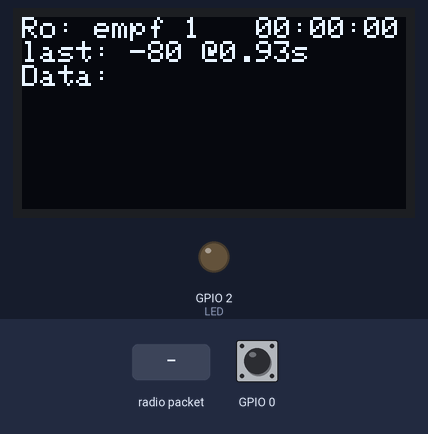
The program below on a simulated ESP32. Parts: 128×64 one-colour display, output pins drawn as LEDs (lit = HIGH). Dashed ring = blinking. The test bench sets the inputs (shaded band); at power-on: GPIO 0 HIGH. No radio packets arrive unless stated; what the program prints to the serial monitor is not drawn.

Above: at 1.2 s.
1.3 s: radio packet "1" arrives
At 2.83 s:
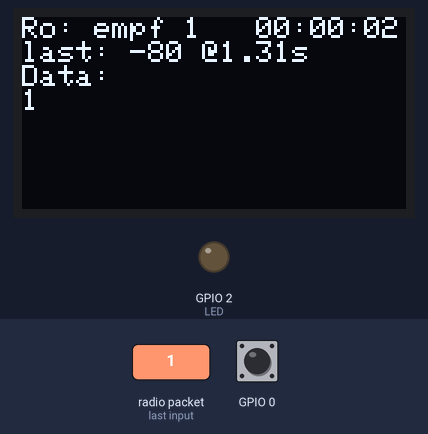
4.3 s: GPIO 0 pulled LOW for 3.2 s
At 7.96 s:
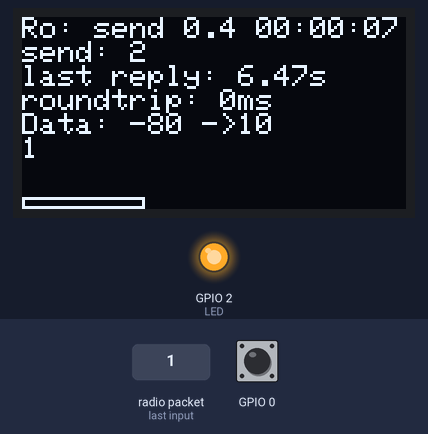
8.1 s: GPIO 0 pulled LOW for 1 s
At 9.44 s:
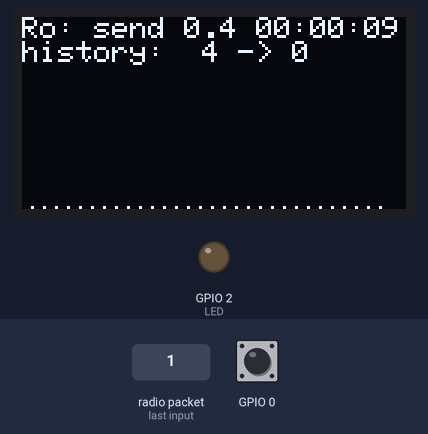
9.7 s: radio packet "0" arrives
At 10.8 s:
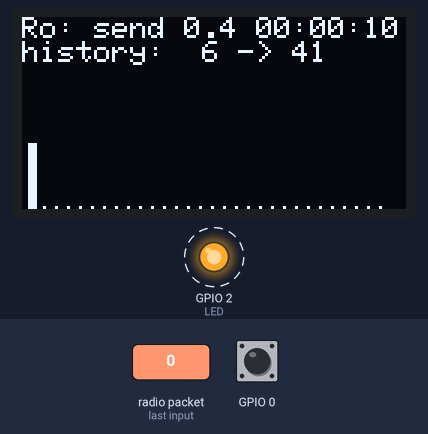
12.5 s: GPIO 0 pulled LOW for 0.15 s
At 13.37 s:
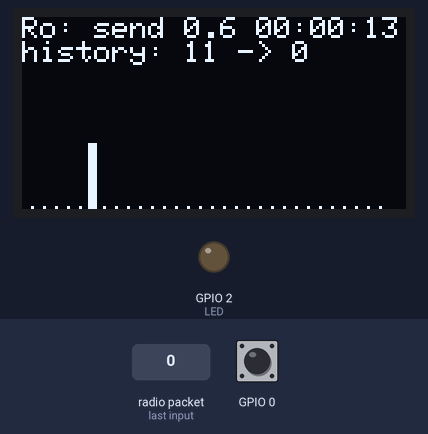
Timing chart, 0 to 14.2 s (numbered marks = the images above; inputs shaded):
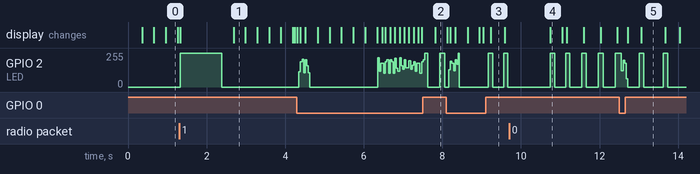

Measured:
- after the input at 1.3 s, GPIO 2 (LED): 0/255 → 255/255 at once, → 0/255 1.1 s later
- after the input at 9.7 s, the display: changes after 1.0 s (image 4)
- what the display in image 5 shows lasts 0.6 s, from 13.1 s to 13.7 s

The program:

main.cpp
```cpp
#include <Arduino.h>

#define LED 2

#include <SPI.h>
#include <LoRa.h>

// LoRa pins
#define LORA_MISO 19
#define LORA_CS 18
#define LORA_MOSI 27
#define LORA_SCK 5
#define LORA_RST 14
#define LORA_IRQ 26

#include <Wire.h>
#include <Adafruit_GFX.h>
#include <Adafruit_SSD1306.h>

// Define OLED PIN
#define OLED_SDA 4
#define OLED_SCL 15
#define OLED_RST 16

Adafruit_SSD1306 display(128, 64, &Wire, OLED_RST);

void setup()
{

  pinMode(LED, OUTPUT);
  //initialize Serial Monitor
  Serial.begin(115200);
  Serial.println("starting up...");

  //setup display
  Wire.begin(OLED_SDA, OLED_SCL);
  display.begin(SSD1306_SWITCHCAPVCC, 0x3C);

  Serial.println("Display initialized");
  display.clearDisplay();

  display.setTextColor(WHITE);
  display.setTextSize(1);
  display.setCursor(0, 0);
  display.println("Welcome");

  display.setTextSize(1);
  display.println("ttgo-lora32-v1");
  display.display();

  //setup LoRa transceiver module
  SPI.begin(LORA_SCK, LORA_MISO, LORA_MOSI, LORA_CS);
  LoRa.setPins(LORA_CS, LORA_RST, LORA_IRQ);

  //replace the LoRa.begin(---E-) argument with your location's frequency
  //433E6 for Asia
  //866E6 for Europe
  //915E6 for North America
  while (!LoRa.begin(866E6))
  {
    Serial.println(".");
    delay(500);
  }
  // Change sync word (0xF3) to match the receiver
  // The sync word assures you don't get LoRa messages from other LoRa transceivers
  // ranges from 0-0xFF
  LoRa.setSyncWord(0xF3);
  Serial.println("LoRa Initializing OK!");
}

void blinkLED(unsigned long duration);
void updateLED();
void parseButton();
void updateDisplay();
void roleLoRaReceiver();
void roleLoRaSender();
void updateRoleScreenParam();
byte signalStrength();
int calcDelay();

void displayTimestamp();
bool Button = 1;
unsigned long ButtonTime;

unsigned long Time1, Timed;
int role = 0;
int screen = 0;
int param = 0;

int counter;

String RecivedData;
unsigned long RecivedDataTime;
unsigned int Roundtrip;

void loop()
{
  parseButton();
  if (millis() - Timed > 60)
  {
    Timed = millis();
    updateDisplay();
  }

  if (role == 0)
    roleLoRaReceiver();
  else if (role == 1)
    roleLoRaSender();

  updateLED();
}

void roleLoRaReceiver()
{
  int packetSize = LoRa.parsePacket();
  if (packetSize != 0)
  {
    blinkLED(200);
    RecivedDataTime = millis();
    Serial.print("Received packet '");
    while (LoRa.available())
    {
      RecivedData = LoRa.readString();
      Serial.print(RecivedData);
    }
    Serial.print("' with RSSI ");
    Serial.println(LoRa.packetRssi());
    if (param == 1)
    {
      LoRa.beginPacket();
      LoRa.print(counter);
      LoRa.endPacket();
      Serial.print("Replied: ");
      Serial.print(counter);
      Serial.println();
      counter++;
    }
  }
}

#define RssiHistoryMax 30
byte rssiHistory[RssiHistoryMax];
byte rssiHistoryPtr = 0;
void roleLoRaSender()
{
  if (millis() - Time1 > calcDelay())
  {
    if (RecivedDataTime < Time1)
    {
      rssiHistoryPtr++;
      if (rssiHistoryPtr >= RssiHistoryMax)
        rssiHistoryPtr = 0;
      rssiHistory[rssiHistoryPtr] = 0;
    }
    blinkLED(100);
    Time1 = millis();
    LoRa.beginPacket();
    LoRa.print(counter);
    LoRa.endPacket(1);
    counter++;
  }
  // try to parse packet
  int packetSize = LoRa.parsePacket();
  if (packetSize != 0)
  {
    RecivedDataTime = millis();
    Roundtrip = (RecivedDataTime - Time1);
    Serial.print("Received packet '");
    while (LoRa.available())
    {
      RecivedData = LoRa.readString();
      Serial.print(RecivedData);
    }
    Serial.print("' with RSSI ");
    Serial.println(LoRa.packetRssi());
    rssiHistoryPtr++;
    if (rssiHistoryPtr >= RssiHistoryMax)
      rssiHistoryPtr = 0;
    rssiHistory[rssiHistoryPtr] = signalStrength();
  }
}

void parseButton()
{
  if (!digitalRead(0))
  {
    if (!Button)
    {
      ButtonTime = millis();
      Button = 1;
    }
    else
    {
      if (millis() - ButtonTime < 300)
      {
        digitalWrite(LED, HIGH);
      }
      else if (millis() - ButtonTime < 2000)
      {
        digitalWrite(LED, LOW);
      }
      else if (millis() - ButtonTime < 5000)
      {
        digitalWrite(LED, HIGH);
      }
      else
      {
        digitalWrite(LED, LOW);
      }
    }
  }
  else if (Button)
  {
    Button = 0;
    if (millis() - ButtonTime < 300)
    {
      Serial.println("got 1");
      param++;
    }
    else if (millis() - ButtonTime < 2000)
    {
      Serial.println("got 2");
      screen++;
    }
    else if (millis() - ButtonTime < 5000)
    {
      Serial.println("got 3");
      role++;
    }
    else
    {
      Serial.println("got 4");
    }
    updateRoleScreenParam();
  }
}

int maxScreen = 0;
int maxParam = 10;
void updateRoleScreenParam()
{
  if (role > 1)
    role = 0;
  switch (role)
  {
  case 0: //receiver
    maxParam = 1;
    break;
  case 1: //sender
    maxScreen = 1;
    if (screen > maxScreen)
      screen = 0;
    switch (screen)
    {
    case 1:
      maxParam = 99;
      break;
    default:
      maxParam = 99;
    }
    break;
  default:
    maxScreen = 0;
    maxParam = 10;
  }
  if (param > maxParam)
    param = 0;
}

void updateDisplay()
{
  display.clearDisplay();
  display.setCursor(0, 0);
  display.print("Ro: ");
  if (role == 0)
  {
    display.print("empf ");
    display.print(param);
    display.print("   ");
    displayTimestamp();
    display.println();
    display.print("last: ");
    display.print(LoRa.packetRssi());
    display.print(" @");
    float lastSeen = (millis() - RecivedDataTime);
    display.print(lastSeen / 1000);
    display.println("s");
    display.println("Data:");
    display.print(RecivedData);
  }
  else if (role == 1)
  {
    display.print("send");
    float delay = float(calcDelay()) / 1000;
    if (delay < 10)
      display.print(" ");
    display.print(delay, 1);
    display.print(" ");
    displayTimestamp();
    display.println();

    if (screen == 0)
    {
      display.print("send: ");
      display.print(counter);
      display.println();

      display.print("last reply: ");
      float lastSeen = (millis() - RecivedDataTime);
      display.print(lastSeen / 1000);
      display.println("s");

      display.print("roundtrip: ");
      display.print(Roundtrip);
      display.println("ms");

      display.print("Data: ");
      display.print(LoRa.packetRssi());
      display.print(" ->");
      display.println(pow(10, (65 - LoRa.packetRssi()) / (10 * 3)) / 1000, 0);
      display.print(RecivedData);
      display.drawRect(0, 60, int(signalStrength()), 4, SSD1306_WHITE);
    }
    else if (screen == 1)
    {
      display.print("history: ");
      if (rssiHistoryPtr < 10)
        display.print(" ");
      display.print(rssiHistoryPtr, DEC);

      display.print(" -> ");
      display.print(rssiHistory[rssiHistoryPtr], DEC);
      int i = rssiHistoryPtr;
      byte j = 0;
      while (j < RssiHistoryMax)
      {
        if (rssiHistory[i] != 0)
          display.fillRect((j * 4) + 2, 62 - (rssiHistory[i] / 2), 3, (rssiHistory[i] / 2) + 2, SSD1306_WHITE);
        else
          display.drawPixel((j * 4) + 3, 63, SSD1306_WHITE);
        j++;
        i--;
        if (i < 0)
          i = RssiHistoryMax - 1;
      }
    }
  }
  //display.drawLine(5, 5, 115, 55, SSD1306_WHITE);
  //display.fillRect(2, 40, 3, 20, SSD1306_WHITE);
  //display.drawRect(5, 40, 3, 10, SSD1306_WHITE);
  //display.drawRect(9, 40-15, 3, 15, SSD1306_WHITE);

  display.display();
}

int calcDelay()
{
  return 200 * (param + 1);
}

byte signalStrength()
{
  byte rssi = 121 + LoRa.packetRssi(); //-120 dBm minRSSI
  if (rssi > 70)
    rssi = 70;
  return rssi;
}

void displayTimestamp()
{
  uint32_t seconds = millis() / 1000;
  uint32_t minutes = seconds / 60;
  seconds %= 60;
  uint32_t hours = minutes / 60;
  minutes %= 60;
  if (hours < 10)
    display.print("0");
  display.print(hours);
  display.print(":");
  if (minutes < 10)
    display.print("0");
  display.print(minutes);
  display.print(":");
  if (seconds < 10)
    display.print("0");
  display.print(seconds);
}

unsigned long LEDIntervall;

void blinkLED(unsigned long duration)
{
  digitalWrite(LED, HIGH);
  LEDIntervall = millis() + duration;
}

void updateLED()
{
  if (LEDIntervall < millis())
    digitalWrite(LED, LOW);
}
```
